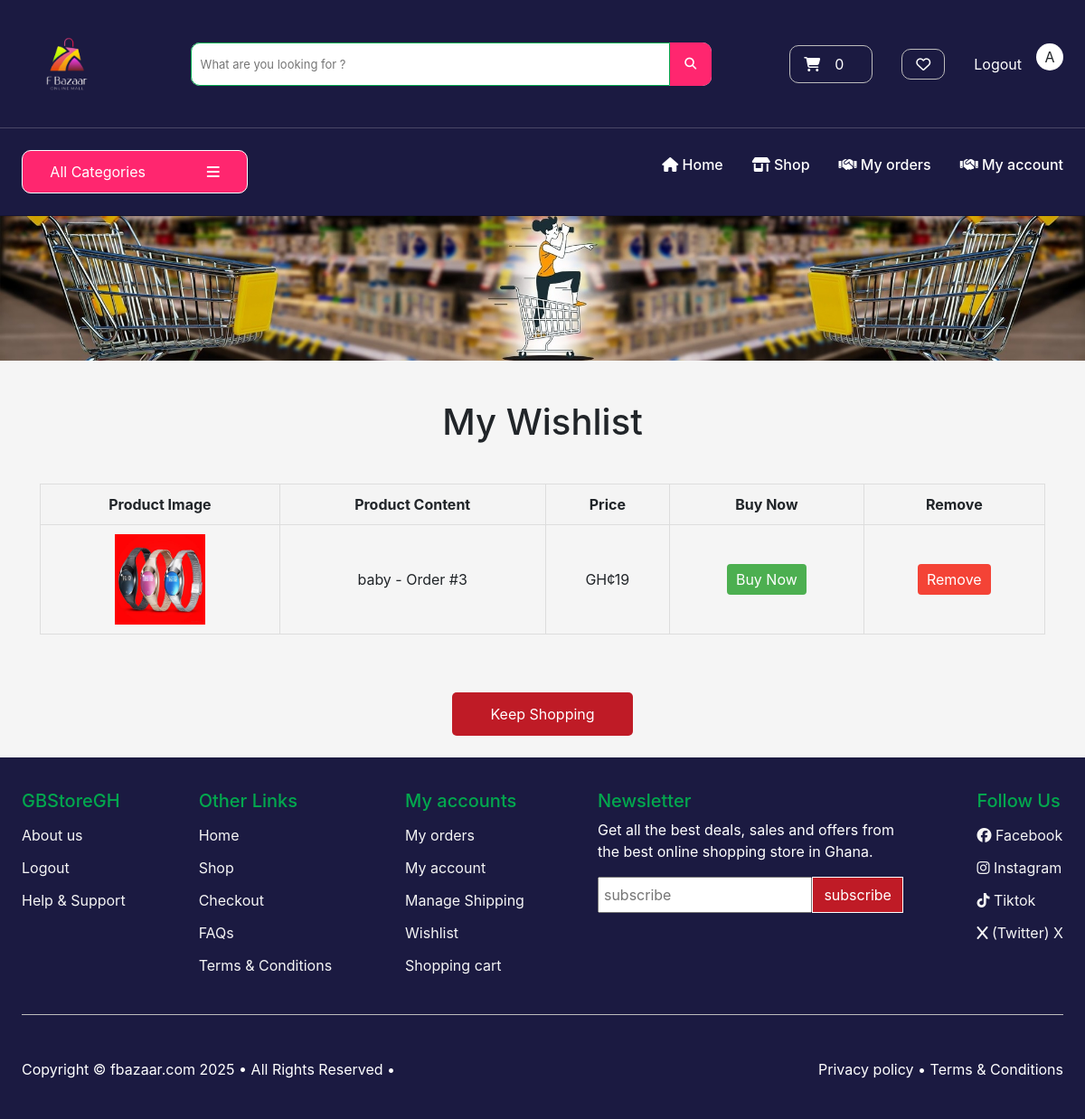
Before: /wishlist/ (signed in) with the older database file.
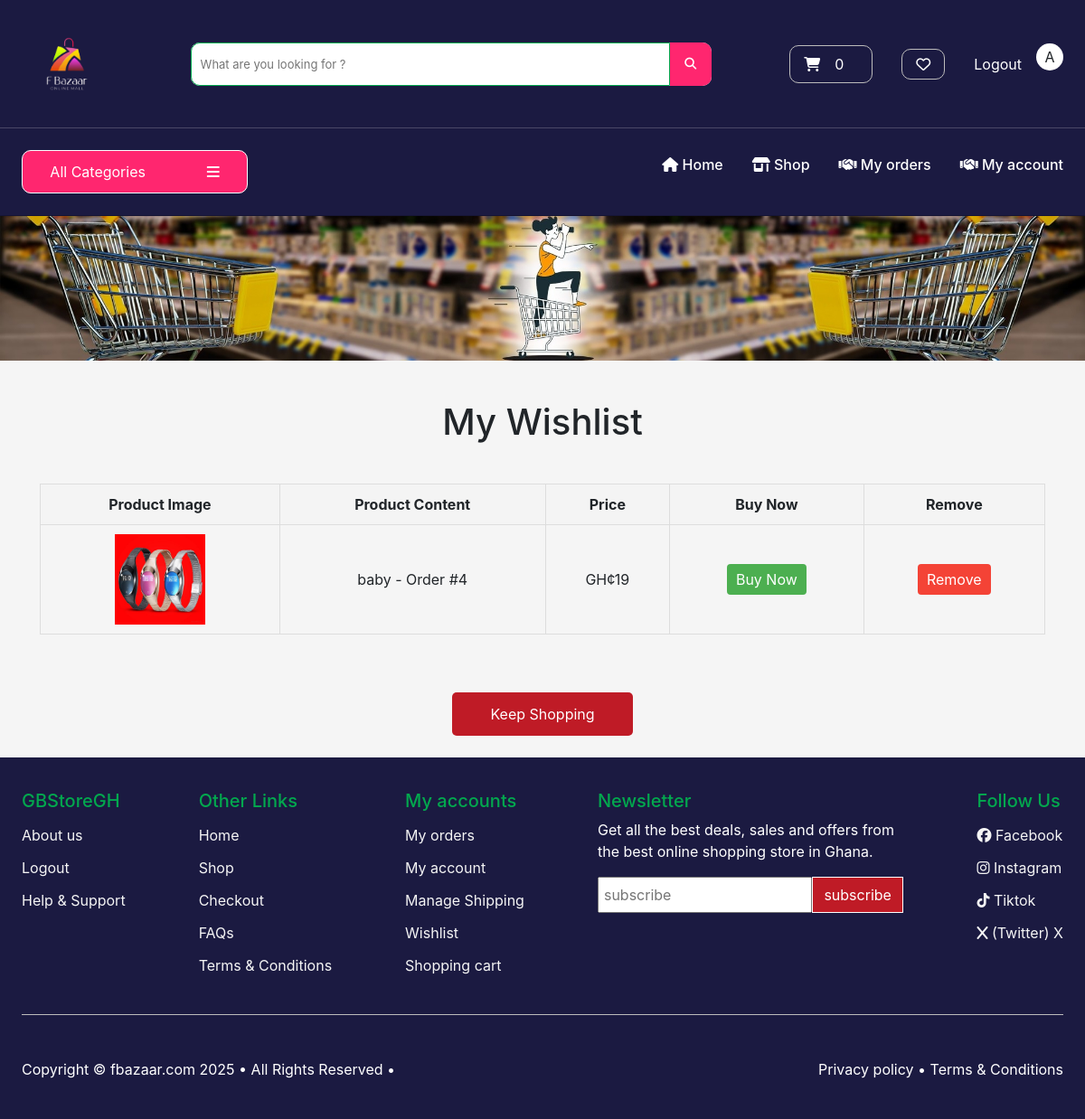
After: the same page with the newer database file.
### wishlist/models.py (models this page shows, shortened)
class WishList(models.Model):
    user = models.ForeignKey(User, on_delete=models.CASCADE)
    product = models.ForeignKey(Product, on_delete=models.CASCADE)
    added_on = models.DateTimeField(auto_now_add=True)
    class Meta:
        verbose_name_plural = 'Wishlists'
        unique_together = ('user', 'product')

### store/models.py (models this page shows, shortened)
class Product(models.Model):
    category = models.ForeignKey(Category, related_name='product', on_delete=models.CASCADE)
    title = models.CharField(max_length=200)
    content = models.CharField(max_length=200, null=True)
    description1 = models.CharField(max_length=250, blank=True, default="")
    description2 = models.CharField(max_length=250, blank=True, default="")
    description3 = models.CharField(max_length=250, blank=True, default="")
    description4 = models.CharField(max_length=250, blank=True, default="")
    description5 = models.CharField(max_length=250, blank=True, default="")
    description6 = models.CharField(max_length=250, blank=True, default="")
    description7 = models.CharField(max_length=250, blank=True, default="")
    brand = models.CharField(max_length=100, default='un-branded')
    product_availability = models.CharField(max_length=20, choices=PRODUCT_AVAILABILITY, default='in stock')
    total_products = models.PositiveIntegerField(default=0)
    available_products = models.PositiveIntegerField(default=0)
    image1 = models.ImageField(upload_to='product1/img', default='default.jpg')
    image2 = models.ImageField(upload_to='product2/img', default='default.jpg')
    image3 = models.ImageField(upload_to='product3/img', default='default.jpg')
    normal_price = models.PositiveBigIntegerField(null=True)
    final_price = models.PositiveBigIntegerField()
    date_added = models.DateTimeField(auto_now_add=True)
    slug = models.SlugField(max_length=250, null=True)
    class Meta:
        verbose_name_plural = 'products'
        ordering = ['date_added',]

### wishlist/views.py (the view)
# urls.py: path('wishlist/', include('wishlist.urls')),
@login_required()
def wishlist(request):
    wishlist_items = WishList.objects.filter(user=request.user)
    if request.method == 'POST':
        email = request.POST['email']
        newletter = Newsletter(email=email)
        newletter.save()
        return redirect('index')
    context = {
        'wishlist_items': wishlist_items,
        'title': 'Wishlist'
    }
    return render(request, 'wishlist/wishList.html', context)

### cart/cart.py (called while the page is built)
    def __len__(self):
        return sum(item['qty'] for item in self.cart.values())

### cart/context_processors.py (called while the page is built)
def cart(request):
    return {'cart': Cart(request)}

### store/views.py (called while the page is built)
def categories(request):
    all_categories = Category.objects.all()
    return {'all_categories': all_categories}

### wishlist/templates/wishlist/wishList.html
{% extends 'store/base.html' %} {% load static %} {% block content %}
<div class="banner-container">
    <img src="{% static 'store/img/banner.jpg' %}" alt="Slide 2" />
</div>
<div class="contai">
    <h1>My Wishlist</h1>
    <br>
    <table class="wishlist-table">
        <thead>
            <tr>
                <th>Product Image</th>
                <th>Product Content</th>
                <th>Price</th>
                <th>Buy Now</th>
                <th>Remove</th>
            </tr>
        </thead>
        <tbody>
            {% for item in wishlist_items %}
            <tr>
                <td><img class="product-image" src="{{ item.product.image1.url }}" alt="Slide 2" /></td>
                <td>{{ item.product.content }} - Order #{{item.id}}</td>
                <td>GH¢{{ item.product.final_price }}</td>
                <td><a href="{% url 'product-info' item.product.slug %}" class="btn btn-cart">Buy Now</a></td>
                <td>
                    <a href="{% url 'remove-from-wishlist' item.product.slug %}" type="submit"
                        class="btn btn-remove">Remove</a>
                </td>
            </tr>
            {% empty %}
            <h1>Your wishlist is empty</h1>
            {% endfor %}
        </tbody>
    </table>
</div>
<div class="keep-shoping">
    <a href="  {% url 'shop' %}">Keep Shopping</a>
</div>
{% endblock %}

### store/templates/store/base.html (shortened to what this page needs)
{% load static %}
<!DOCTYPE html>
<html lang="en">
  <head>
    <link rel="stylesheet" href="https://cdnjs.cloudflare.com/ajax/libs/font-awesome/6.5.0/css/all.min.css" />
    <link
      rel="stylesheet"
      href="https://cdn.jsdelivr.net/npm/bootstrap@4.0.0/dist/css/bootstrap.min.css"
    />
    <link rel="stylesheet" href="{% static 'store/styles.css' %}" />
    <link
      rel="stylesheet"
      href="https://cdnjs.cloudflare.com/ajax/libs/font-awesome/6.4.2/css/all.min.css"
    />
  </head>
  <body>
    <header class="headers">
    <div class="second-header">
        <div class="logo">
          <a href="  {% url 'index' %}">
            <img src="{% static 'store/img/fbazaar-bg.png' %}" alt="f bazzer" />
          </a>
        </div>
        <div class="search-cat">
          <form class="search-bar" action="{% url 'search' %}" role="search">
            <input type="text" name="search" id="" placeholder="What are you looking for ?"/>
            <button type="submit">   <i class="fa fa-search" aria-hidden="true"></i>
            </button>
      </form>
         </div>
      <div class="elements">
        <div class="shopping-cart">
          <a href="{% url 'cart' %}">
            <i class="fa-solid fa-cart-shopping" aria-hidden="true"></i>
            <div id="cart-qty" class="d-inline-flex">
              {% with qty_amount=cart|length %}
                {% if qty_amount > 0 %}
                  {{qty_amount}}
                {% else %}
                  0
                {% endif %}
              {% endwith %}
            </div>
            <br />
          </a>
        </div>
        <div class="wish">
          <a href="  {% url 'WishList' %}"><i class="fa-regular fa-heart"></i>
          </a>
        </div>
        <div class="accounts">
          {% if user.is_authenticated %}
          <div class="login logout">
            <a href="{% url 'user-logout' %}">Logout</a>
          </div>
          {% endif %}
        {% if request.user.is_authenticated %}
        {% if request.user.first_name %}
        <p class="welcome"> {{ request.user.first_name|slice:":1" }}</p>
        {% else %}
        <p class="welcome"> {{ request.user.username|slice:":1" }}</p>
        {% endif %}
        {% endif %}
        </div>
      </div>
      </div>
      <div class="third-header">
        <div class="nav-links">
          <div class="inner-links">
            <div class="categorys">
              <div class="cat-btns">
                <button class="all_cat">  All Categories
                  <i class="fa-solid fa-bars"></i>
                </button>
              </div>
            </div>
          <ul>
            <li>
              <a href="  {% url 'index' %}" href=""><i class="fa-solid fa-house"></i> Home</a>
            </li>
            <li>
              <a href="  {% url 'shop' %}"><i class="fa-solid fa-shop"></i> Shop</a>
            </li>
            <li>
              <a href="  {% url 'myOrder' %}"><i class="fa-solid fa-handshake"></i> My orders</a>
            </li>
            <li>
              <a href="  {% url 'dashboard' %}"><i class="fa-solid fa-handshake"></i> My account</a>
            </li>
          </ul>
          </div>
        </div>
      </div>
    </header>
    {% block content %}{% endblock %}
     <footer>
      <div class="footer">
        <div class="footer-col">
          <div class="head">
            <h5>
              GBStoreGH
            </h5>
            <li><a href="">About us</a></li>
            {% if user.is_authenticated %}
            <li><a href="{% url 'user-logout' %}">Logout</a></li>
            {% else %}
            <li><a href="{% url 'my-login' %}">Login</a></li>
            {% endif %}
            <li><a href="{% url 'contactUs' %}">Help & Support</a></li>
          </div>
        </div>
        <div class="footer-col">
          <div class="head">
            <h5>
             Other Links
            </h5>
            <li><a href="{% url 'index' %}">Home</a></li>
            <li><a href="{% url 'shop' %}">Shop</a></li>
            <li><a href="{% url 'checkout' %}">Checkout</a></li>
            <li><a href="{% url 'faQ' %}">FAQs</a></li>
            <li><a href="{% url 'terms' %}">Terms & Conditions</a></li>
          </div>
        </div>
        <div class="footer-col">
          <div class="head">
            <h5>
              My accounts
            </h5>
            <li><a href="{% url 'myOrder' %}">My orders</a></li>
            <li><a href="{% url 'dashboard' %}">My account</a></li>
            <li><a href="{% url 'manage-shipping' %}">Manage Shipping</a></li>
            <li><a href="{% url 'WishList' %}">Wishlist</a></li>
            <li><a href="{% url 'cart' %}">Shopping cart</a></li>
          </div>
        </div>
        <div class="footer-col">
          <div class="head">
            <h5>
            Newsletter
            </h5>
          </div>
          <p> Get all the best deals, sales and offers from <br> the best online shopping store in Ghana. </p>
           <form method="POST" class="news-letter">
            <input type="email" name="email" placeholder="subscribe">
            <button>subscribe</button>
           </form>
        </div>
        <div class="footer-col">
          <div class="head">
            <h5>
             Follow Us
            </h5>
            <li><a href="https://www.facebook.com/profile.php?id=61564297667896"><i class="fa-brands fa-facebook"></i> Facebook </a></li>
            <li><a href=""><i class="fa-brands fa-instagram"></i> Instagram </a></li>
            <li><a href="https://www.tiktok.com/@gbstoregh.com"><i class="fa-brands fa-tiktok"></i> Tiktok </a></li>
            <li><a href=""><i class="fa-brands fa-x"></i> (Twitter) X </a></li>
          </div>
        </div>
      </div>
      <div class="copy-right">
        <p>Copyright © fbazaar.com 2025 • All Rights Reserved • </p>
        <a href="{% url 'terms' %}">
          <p>Privacy policy • Terms & Conditions </p>
        </a>
      </div>
     </footer>
  </body>
</html>

Changed rows visible on the page:
removed WishList: product.image1 (picture), product.content "baby", id "3", product.final_price "19"
added WishList: product.image1 (picture), product.content "baby", id "4", product.final_price "19"
